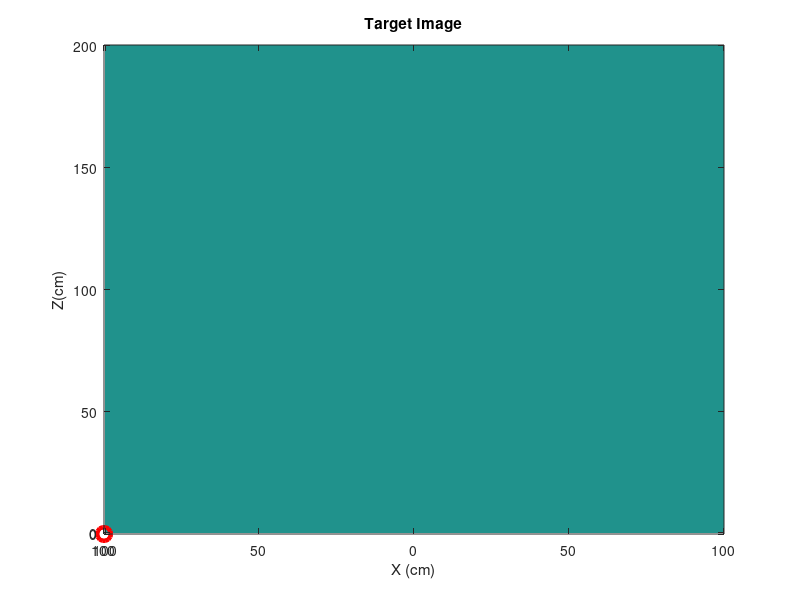
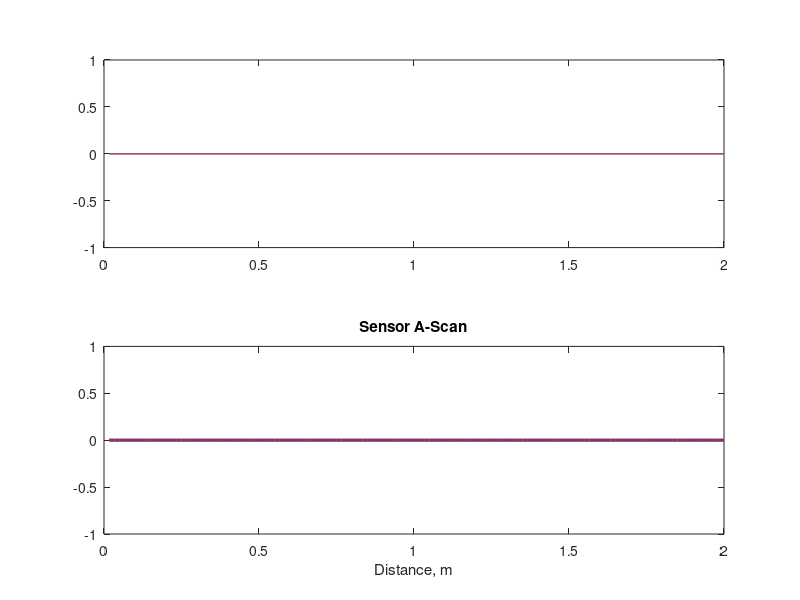
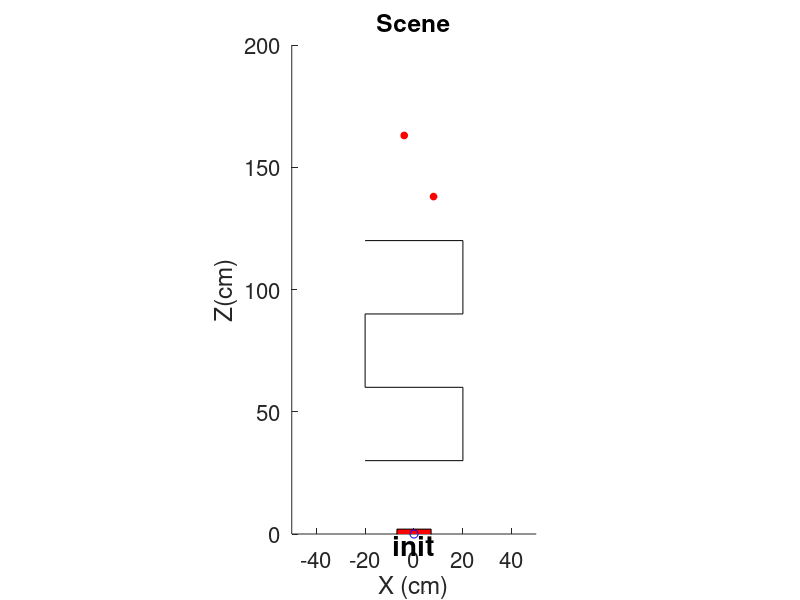

Write the MATLAB code that produced these figures, in order. (Note: this script raises an error after producing the figures.)
%%%
% ULTRASONIC LOCALIZER
% EE292Q FINAL PROJECT SPRING 2023
% 


%% SETUP & PARAMETERS
clear; close all;

% CAPTUTRE OPTIONS
data_from_file = 1; % if true, load data from directory instead of serial
data_to_file = 1; % if true, output captured data to directory
use_preprocess = 0; % if true, localized based on preprocessed IQ data
use_xcorr = 1; % if true, localize using xcorr method

use_kalman = 0;

% physical parameters
c = 343; % speed of sound, m/s
sensor_locs = [-.15, -.05, .05, .15]; % relative sensor x-locations, m
%sensorPosCmInit = [-30 75]; % initial sensor location in cm
sensorPosCmInit = [0 0]; % initial sensor location in cm

% route of sensor, in cm
route = [
    20 0;
    20 0;
    20 0;
    0 -20;
    -20 0;
    -20 0;
    -20 0;
    0 -20;
    20 0;
    20 0;
    20 0
    ];
estimate = [0,0,0,0]';
P = [
    1000,0,0,0;
    0,1000,0,0;
    0,0,1000,0;
    0,0,0,1000];

truthPoints = [
    -20    30
    20    30
    20    60
   -20    60
   -20    90
    20    90
    20   120
   -20   120];

% targetTruthPosCm = [8 138; -3.42 163];
targetTruthPosCm = [8 138; -4 163];
targetDiaCm = 7.5;

numTargets = size(targetTruthPosCm, 1); % number of targets

% capture parameters
% file data parameters
input_directory = "test_data/20230605_153646";

output_directory = "test_data";
filefmt = "yyyyMMdd_HHmmssSSS";
dirfmt = "yyyyMMdd_HHmmss";

if data_to_file && ~data_from_file
    output_directory = fullfile(output_directory, string(datetime,dirfmt));
    mkdir(output_directory)
end

% serial parameters
if ismac
    serial_port = "/dev/tty.usbmodem2102";
else
    serial_port = "COM3";
end
baud = 1000000; % baud rate
numMeasures = 5; % captures per sensor
numDevices = length(sensor_locs); % number of sensors
distMeasure = 2; % maximum distance measurement, matches firmware, m

% plotting parameters
%   these are also defined in some functions, but here because I'm lazy
% backprop image parameters
Nx = 400;
backprop_grid_size = 2;
dx = backprop_grid_size/Nx;

% a scan plot parameters
d = (1:distMeasure*60)/60;

% localization plot params
widthcm = 100;
heightcm = 200;

% get truth target positions in relative plot grid space, for 
%   localization kernel
tt_pos(1,:) = [0, 0];
tt_pos(2,:) = targetTruthPosCm(2,:) - targetTruthPosCm(1,:);
tt_pos_idx = floor(tt_pos / (100 *dx));

%% INITIALIZE SENSOR
if ~data_from_file
    s = serialport(serial_port, baud);
end

%% INITIALIZE PLOTS
% Target Image
fig1 = figure(1);
set(gcf, 'Position', [848   704   560   420]);

fig1img1 = imagesc(zeros(Nx,Nx)); hold on;
fig1tp1 = plot( ...
    zeros(numTargets,1), ...
    zeros(numTargets,1), ...
    'ro','MarkerSize',10,'LineWidth',3 ...
    );
title('Target Image')
xlabel('X (cm)')
ylabel('Z(cm)')
xticks([1 xticks])
yticks([1 yticks])
yticklabels(floor(yticks*dx*100))
xticklabels(ceil(abs(xticks-Nx/2)*dx*100))
set(gca,'YDir','normal')

% A-Scan
fig2 = figure(2); hold on;
set(gcf, 'Position', [847   158   560   420]);

subplot(2,1,1)
fig2l1 = plot(d,zeros(size(d,2),numDevices),'LineStyle','-');
% set(gca, 'ColorOrderIndex', 1)
subplot(2,1,2)
fig2l2 = plot(d,zeros(size(d,2),numDevices),'LineStyle','-','LineWidth',2);
title('Sensor A-Scan')
xlabel('Distance, m')

% Localization
fig3 = figure(3); hold on;
set(gcf, 'Color', 'w');
set(gcf, 'Position', [55   142   760   980]);
% scene = zeros(height,width);
% imagesc(scene);

fig3l1 = plot(targetTruthPosCm(:,1), targetTruthPosCm(:,2), ...
    'ro','MarkerFaceColor','r','MarkerSize',5, ...
    'DisplayName','Targets');

plot(truthPoints(:,1), truthPoints(:,2),'k');

fig3l2 = rectangle('Position', [sensorPosCmInit(1)-7 sensorPosCmInit(2)-2 14 4],'FaceColor','r');
fig3l3 = plot((sensorPosCmInit(1)), sensorPosCmInit(2), 'bo');
% tempPosPrev = sensorPosCmInit;
% for idx = 1:size(route,1)
%     tempPos(1) = tempPosPrev(1) + route(idx,1);
%     tempPos(2) = tempPosPrev(2) + route(idx,2);
%     hold on
%     line(([tempPosPrev(1) tempPos(1)]), [tempPosPrev(2) tempPos(2)]);
%     hold off
%     tempPosPrev = tempPos;
% end

fig3l4 = text(0,0, sprintf("init"), ...
    'HorizontalAlignment','center', ...
    'VerticalAlignment','top', ...
    'FontSize',20, ...
    'FontWeight','bold', ...
    'Color','k');
axis image;
set(gca,'fontsize',16)
title('Scene')
xlabel('X (cm)')
ylabel('Z(cm)')

ylim([0,heightcm]);
xlim([-widthcm/2, widthcm/2]);
lastPos = [nan, nan];

%% LOCALIZATION LOOP
N = 10000000;
for ii = 1:N
    % Capture Ultrasonic Data
    %   AscanData:
    % [device, measurement, [I,Q], samples]
    %   Params:
    % [port, range, amp, samples, op_freq, bandwidth]

    if data_from_file
        [AscanData, params] = GetAscanDataFromFile(input_directory, ii);
    else
        [AscanData, params] = GetAscanDataFromCH201(numDevices, numMeasures, distMeasure, s);
    end
    
    AscanData = AscanData(:,:,:,1:distMeasure*60);

    % Preprocess IQ Data
    [ppIQ, scaledAscan, deviceAscan] = preprocess_IQ(AscanData, numTargets);
    if use_preprocess
        IQ_data = ppIQ;
    else
        IQ_data = AscanData;
    end

    % Backpropagate to create image
    Im = zeros(400, 400, numDevices);
    for ii_dev = 1:numDevices
        % upconvert back to sample rate
        [data_pb, Fs] = upconv( ...
            squeeze(IQ_data(ii_dev,:,1,:)), ... % I
            squeeze(IQ_data(ii_dev,:,2,:)), ... % Q
            params(ii_dev,1,5)); % fs
        
        % define time vector
        t = 0:1/Fs:size(data_pb,2)/Fs - 1/Fs;
        
        % backprojection
        Im(:,:,ii_dev) = BackProj( ...
            hilbert(data_pb), ... % analytic signal of time series data
            sensor_locs(ii_dev), ... % receiver location(s)
            sensor_locs(ii_dev), ... % source location(s)
            c, ... % speed of sound
            Fs, ... % ?
            backprop_grid_size, ... % x, m
            backprop_grid_size, ... % z, m
            Nx ...
            );
    end
    % merge backprop images
    combined_Im = squeeze(sum(abs(Im),3)).^2;
    
    if use_xcorr
        % itentify targets by xcorr method
        numFound = 2;
        [points, ~, heatmap] = FindTargetsXcorr(combined_Im, tt_pos_idx);
    else
        % Identify targets in backpropgatation image
        [numFound, points] = FindTargets(numTargets, combined_Im);
    end

    % update point plots
    fig1img1.CData = combined_Im;
    fig1tp1.XData = points(:,1);
    fig1tp1.YData = points(:,2);
    
    % convert to cm
    points(:,1) = points(:,1) - Nx/2;
    points = points * (100*dx);

    % correct for diameter of target
    pnorm = points ./ vecnorm(points,2,2);
    points = points + pnorm * targetDiaCm/2;    

    % Self-localize
    if numFound == numTargets
        % convert target x-points into localization plot grid space
        [x,z] = calcSenorsPos(targetTruthPosCm, points);
        sensorPosMeasureCm = [x,z];

        %apply kalman filter
        if use_kalman
            [estimate,P] = kalman(estimate, P, sensorPosMeasureCm');
            sensorPosCm = [estimate(1), estimate(2)];
        else
            sensorPosCm = sensorPosMeasureCm;
        end

%         figure(fig3); hold on;
%         % plot((sensorPosCm(1)+widthcm/2)/(dx*100),sensorPosCm(2)/(dx*100));
% %         fig3l3.XData = (sensorPosCm(1)+widthcm/2)/(dx*100);
% %         fig3l3.YData = sensorPosCm(2)/(dx*100);
%         hold off;
        % line(([tempPosPrev(1) tempPos(1)]+widthcm/2)./(dx*100), [tempPosPrev(2) tempPos(2)]/(dx*100));
        if ~any(isnan(lastPos))
            plot([lastPos(1),  sensorPosCm(1)], [lastPos(2), sensorPosCm(2)],'b');
        end
        fig3l3.XData = sensorPosCm(1);
        fig3l3.YData = sensorPosCm(2);
        fig3l2.Position = [sensorPosCm(1)-7 sensorPosCm(2)-2 14 4];
        fig3l4.Position = [sensorPosCm(1), sensorPosCm(2)-2];
        fig3l4.String = sprintf("(%0.1f, %0.1f)", sensorPosCm);

        lastPos = sensorPosCm;
    end
    % Update Plots

    for lidx=1:length(fig2l1)
        fig2l1(lidx).YData = deviceAscan(:,lidx);
        fig2l2(lidx).YData = scaledAscan(:,lidx);
    end

    if data_to_file && ~ data_from_file
        save(fullfile(output_directory, string(datetime, filefmt)),'AscanData','params')
    end
    pause(0.01)

end

%% CLEANUP 
clear s
